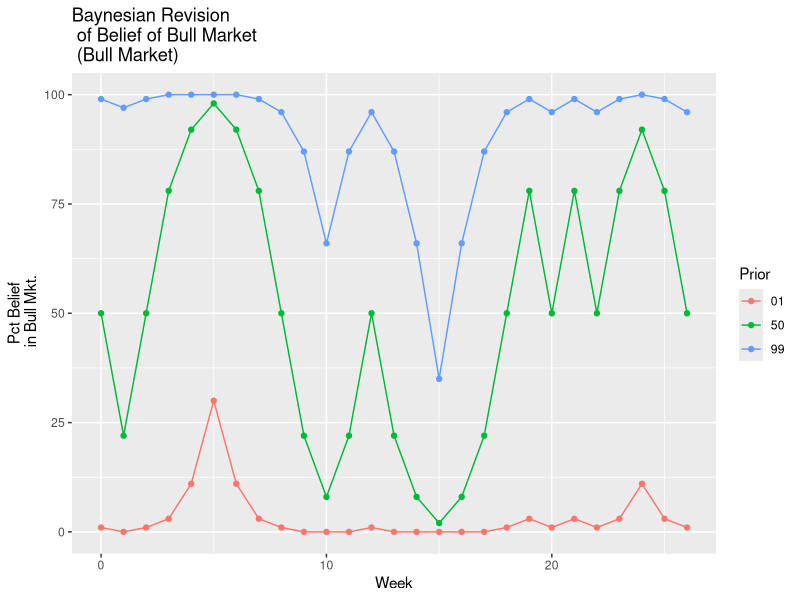
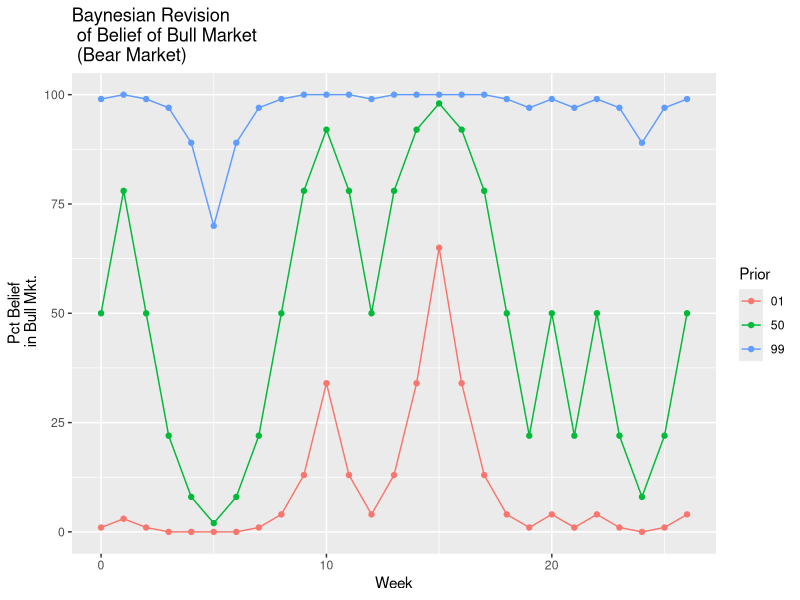
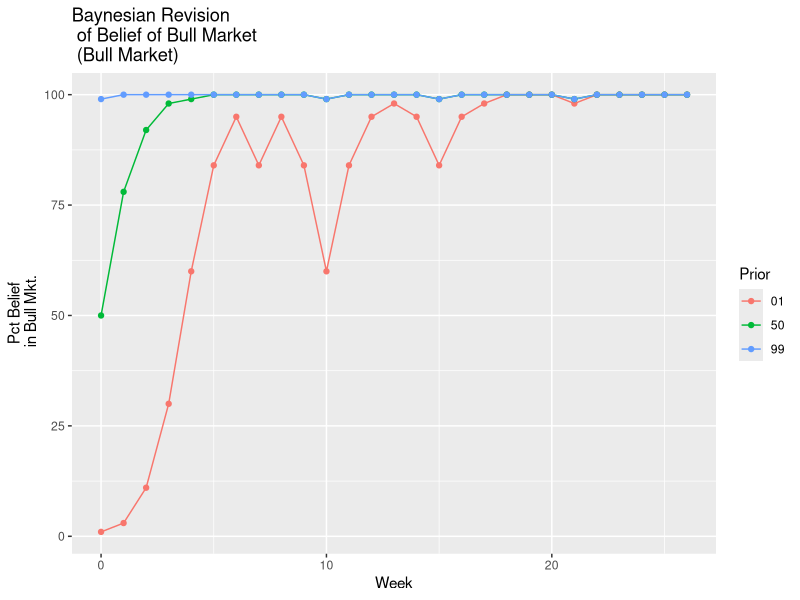

R code for these plots, in order:
## ADd documentation
## Bayes Function
bayes <- function(prior, hypo_true, hypo_false, rnd=3) {
    post <- (prior * hypo_true)/ ((prior * hypo_true) + hypo_false * (1-prior))
    print(round(post, rnd))
}
## prior is the base rate
## cond_probability is how likely is an event given that something related has occured. The opposite of the posteriori
## likely is 
## End of Bayes function ##############
require(dplyr)
require(ggplot2)
require(tidyr)
set.seed(43)
x <- c(1,1,1,1,1,1,-1,-1,-1,-1)
cum_01 <- as.numeric(data.frame())
cum_50 <- as.numeric(data.frame())
cum_99 <- as.numeric(data.frame())
prior_01 <- .01
prior_50 <- .5
prior_99 <- .99
cum_01[1] <- prior_01
cum_50[1] <- prior_50
cum_99[1] <- prior_99
for(i in 1:26) {
    s <- sample(x, 1, replace = TRUE)
    if(s > 0) {
        hypo_true <- .7
        hypo_false <- .2
        
    } else {
        hypo_true <- .2
        hypo_false <- .7
        
    }
    z_01 <- bayes(cum_01[i], hypo_true,hypo_false, rnd = 5)
    if(z_01 > .999){
        z_01 <- .999
    }
    cum_01[i+1] <-  z_01
    z_50 <- bayes(cum_50[i], hypo_true,hypo_false, rnd = 5)
    if(z_50 > .999){
        z_50 <- .999
    }
    cum_50[i+1] <-  z_50
    z_99 <- bayes(cum_99[i], hypo_true,hypo_false, rnd = 5)
    if(z_99 > .999){
        z_99 <- .999
    }
    cum_99[i+1] <-  z_99
    
    
}
w <- c(0:26)
# prio_01 <-c(rep(1,27))
w <- as.data.frame(w)
cum_01 <- as.data.frame(cum_01)
prio_01 <- as.data.frame(c(rep(1,27)))
# prio_50 <-c(rep(2,27))
cum_50 <- as.data.frame(cum_50)
prio_50 <- as.data.frame(c(rep(2,27)))
# prio_99 <-c(rep(3,27))
cum_99 <- as.data.frame(cum_99)
prio_99 <- as.data.frame(c(rep(3,27)))
final_cumcum  <- bind_cols(w,prio_01,cum_01, prio_50, cum_50, prio_99, cum_99)
x1 <- rep("01", 27)
x50 <- rep("50", 27)
x99 <- rep("99", 27)
x1 <- as.data.frame(x1)
x50 <- as.data.frame(x50)
x99 <- as.data.frame(x99)
cum01 <- bind_cols(w, x1, cum_01)
cum50 <- bind_cols(w, x50, cum_50)
cum99 <- bind_cols(w, x99, cum_99)


colnames(cum01) <- c("Week", "Prior", "pct")
colnames(cum50) <- c("Week", "Prior", "pct")
colnames(cum99) <- c("Week", "Prior", "pct")
finalcum <- bind_rows(cum01, cum50, cum99)
finalcum <- mutate(finalcum, Pct = round(pct * 100, 0))
plot <- ggplot(data = finalcum) + aes(x=Week, y = Pct, group = Prior, colour = Prior) + geom_line() + geom_point() +
    xlab("Week") + ylab("Pct Belief\n in Bull Mkt.") +
    ggtitle("Baynesian Revision\n of Belief of Bull Market\n (Bull Market)")

plot

####################################################
## Bear Market
#################################################3#3
set.seed(43)
x <- c(-1,-1,-1,-1,-1,-1,1,1,1,1)
cum_01 <- as.numeric(data.frame())
cum_50 <- as.numeric(data.frame())
cum_99 <- as.numeric(data.frame())
prior_01 <- .01
prior_50 <- .5
prior_99 <- .99
cum_01[1] <- prior_01
cum_50[1] <- prior_50
cum_99[1] <- prior_99
for(i in 1:26) {
    s <- sample(x, 1, replace = TRUE)
    if(s > 0) {
        hypo_true <- .7
        hypo_false <- .2
        
    } else {
        hypo_true <- .2
        hypo_false <- .7
        
    }
    z_01 <- bayes(cum_01[i], hypo_true,hypo_false, rnd = 5)
    if(z_01 < .001){
        z_01 <- .001
    }
    cum_01[i+1] <-  z_01
    z_50 <- bayes(cum_50[i], hypo_true,hypo_false, rnd = 5)
    if(z_50 < .001){
        z_50 <- .001
    }
    cum_50[i+1] <-  z_50
    z_99 <- bayes(cum_99[i], hypo_true,hypo_false, rnd = 5)
    if(z_99 < .001){
        z_99 <- .001
    }
    cum_99[i+1] <-  z_99
    
    
}
w <- c(0:26)
prio_01 <-c(rep(1,27))
w <- as.data.frame(w)
cum_01 <- as.data.frame(cum_01)
prio_01 <- as.data.frame(prio_01)
prio_50 <-c(rep(2,27))
cum_50 <- as.data.frame(cum_50)
prio_50 <- as.data.frame(prio_50)
prio_99 <-c(rep(3,27))
cum_99 <- as.data.frame(cum_99)
prio_99 <- as.data.frame(prio_99)
final_cumcum  <- bind_cols(w,prio_01,cum_01, prio_50, cum_50, prio_99, cum_99)
x1 <- rep("01", 27)
x50 <- rep("50", 27)
x99 <- rep("99", 27)
x1 <- as.data.frame(x1)
x50 <- as.data.frame(x50)
x99 <- as.data.frame(x99)
cum01 <- bind_cols(w, x1, cum_01)
cum50 <- bind_cols(w, x50, cum_50)
cum99 <- bind_cols(w, x99, cum_99)


colnames(cum01) <- c("Week", "Prior", "pct")
colnames(cum50) <- c("Week", "Prior", "pct")
colnames(cum99) <- c("Week", "Prior", "pct")
finalcum <- bind_rows(cum01, cum50, cum99)
finalcum <- mutate(finalcum, Pct = round(pct * 100, 0))
plot <- ggplot(data = finalcum) + aes(x=Week, y = Pct, group = Prior, colour = Prior) + geom_line() + geom_point() +
    xlab("Week") + ylab("Pct Belief\n in Bull Mkt.") +
    ggtitle("Baynesian Revision\n of Belief of Bull Market\n (Bear Market)")

plot
## Same Bull market set to .75 up and .25 Down
set.seed(43)
x <- c(rep(1, 75), rep(-1, 25))
cum_01 <- as.numeric(data.frame())
cum_50 <- as.numeric(data.frame())
cum_99 <- as.numeric(data.frame())
prior_01 <- .01
prior_50 <- .5
prior_99 <- .99
cum_01[1] <- prior_01
cum_50[1] <- prior_50
cum_99[1] <- prior_99
for(i in 1:26) {
    s <- sample(x, 1, replace = TRUE)
    if(s > 0) {
        hypo_true <- .7
        hypo_false <- .2
        
    } else {
        hypo_true <- .2
        hypo_false <- .7
        
    }
    z_01 <- bayes(cum_01[i], hypo_true,hypo_false, rnd = 5)
    if(z_01 > .999){
        z_01 <- .999
    }
    cum_01[i+1] <-  z_01
    z_50 <- bayes(cum_50[i], hypo_true,hypo_false, rnd = 5)
    if(z_50 > .999){
        z_50 <- .999
    }
    cum_50[i+1] <-  z_50
    z_99 <- bayes(cum_99[i], hypo_true,hypo_false, rnd = 5)
    if(z_99 > .999){
        z_99 <- .999
    }
    cum_99[i+1] <-  z_99
    
    
}
w <- c(0:26)
prio_01 <-c(rep(1,27))
w <- as.data.frame(w)
cum_01 <- as.data.frame(cum_01)
prio_01 <- as.data.frame(prio_01)
prio_50 <-c(rep(2,27))
cum_50 <- as.data.frame(cum_50)
prio_50 <- as.data.frame(prio_50)
prio_99 <-c(rep(3,27))
cum_99 <- as.data.frame(cum_99)
prio_99 <- as.data.frame(prio_99)
final_cumcum  <- bind_cols(w,prio_01,cum_01, prio_50, cum_50, prio_99, cum_99)
x1 <- rep("01", 27)
x50 <- rep("50", 27)
x99 <- rep("99", 27)
x1 <- as.data.frame(x1)
x50 <- as.data.frame(x50)
x99 <- as.data.frame(x99)
cum01 <- bind_cols(w, x1, cum_01)
cum50 <- bind_cols(w, x50, cum_50)
cum99 <- bind_cols(w, x99, cum_99)


colnames(cum01) <- c("Week", "Prior", "pct")
colnames(cum50) <- c("Week", "Prior", "pct")
colnames(cum99) <- c("Week", "Prior", "pct")
finalcum <- bind_rows(cum01, cum50, cum99)
finalcum <- mutate(finalcum, Pct = round(pct * 100, 0))
plot <- ggplot(data = finalcum) + aes(x=Week, y = Pct, group = Prior, colour = Prior) + geom_line() + geom_point() +
    xlab("Week") + ylab("Pct Belief\n in Bull Mkt.") +
    ggtitle("Baynesian Revision\n of Belief of Bull Market\n (Bull Market)")

plot
